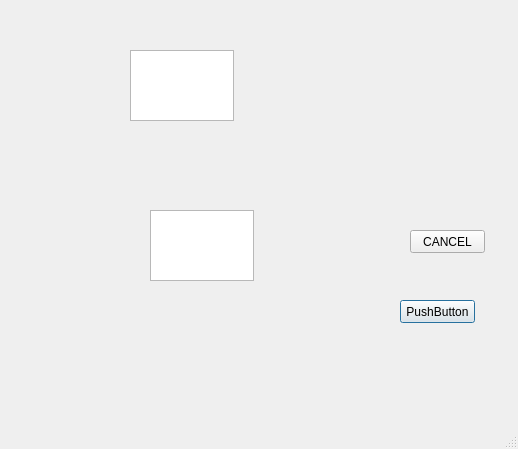
<?xml version="1.0" encoding="UTF-8"?>
<ui version="4.0">
 <class>Dialog</class>
 <widget class="QDialog" name="Dialog">
  <property name="geometry">
   <rect>
    <x>0</x>
    <y>0</y>
    <width>518</width>
    <height>449</height>
   </rect>
  </property>
  <property name="windowTitle">
   <string>Dialog</string>
  </property>
  <property name="sizeGripEnabled">
   <bool>true</bool>
  </property>
  <widget class="QPushButton" name="pushButton">
   <property name="geometry">
    <rect>
     <x>400</x>
     <y>300</y>
     <width>75</width>
     <height>23</height>
    </rect>
   </property>
   <property name="text">
    <string>PushButton</string>
   </property>
  </widget>
  <widget class="QTextEdit" name="textEdit">
   <property name="geometry">
    <rect>
     <x>130</x>
     <y>50</y>
     <width>104</width>
     <height>71</height>
    </rect>
   </property>
  </widget>
  <widget class="QTextEdit" name="textEdit_2">
   <property name="geometry">
    <rect>
     <x>150</x>
     <y>210</y>
     <width>104</width>
     <height>71</height>
    </rect>
   </property>
   <property name="readOnly">
    <bool>true</bool>
   </property>
  </widget>
  <widget class="QPushButton" name="pushButton_2">
   <property name="geometry">
    <rect>
     <x>410</x>
     <y>230</y>
     <width>75</width>
     <height>23</height>
    </rect>
   </property>
   <property name="text">
    <string>CANCEL</string>
   </property>
  </widget>
 </widget>
 <resources/>
 <connections/>
</ui>
